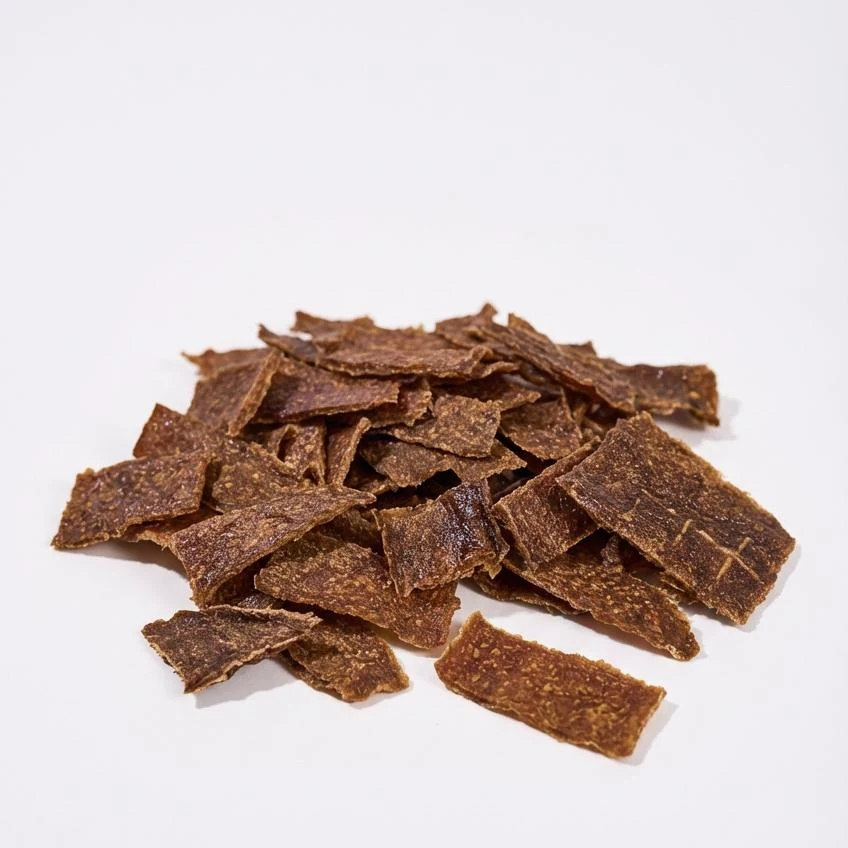
#> input picture src/assets/poster/hero-07-partner.webp, 848 x 848 px, found by its file name
$ python make-cutouts.py
#> lines starting #> are read from the running program, lines starting #| are printed output that depends on the picture; after the words box and inside, x2 and y2 are one past the last pixel; in counts of white or black regions, pixels touching at a corner belong together
#!/usr/bin/env python3
"""把實拍的單色背景去掉，產生帶 alpha 的去背圖。

參考圖的碟子上擺的是去背的食材，不是裁進橢圓裡的方形照片——食材還會
溢出碟緣。要做到一樣，就得有真正帶 alpha 的素材。

這支script只做一件事：把背景的像素挖掉。食材本身的像素一個都不動，
所以原彩完全保留——這不是重繪也不是染色。

挖背景會遇到三種麻煩，所以有三個對應的開關：

  connected   主體跟背景同色時（白紙袋配白底），只挖「從邊框連得過來」
              的背景，袋子才不會跟著消失。
  neutral     商業攝影的落影是中性灰、商品本身是暖色或深色。把「低彩度
              又很亮」的像素一併挖掉，貼到黑色鍋子上才不會浮一圈灰影。
  open_px     商品照上印的線框、文字這類細結構離背景色很遠，挖不掉。
              用形態學開運算把比這個寬度細的東西清掉，再只留最大的一塊。

挖完之後還會把其中幾張疊成中央那一鍋的內容，詳見 pack_pot()。

用法：python3 scripts/make-cutouts.py
輸出：src/assets/poster/cutout/*.webp
"""

from __future__ import annotations

import sys
from dataclasses import dataclass
from pathlib import Path

import numpy as np
from PIL import Image
from scipy import ndimage

SRC = Path("src/assets/poster")
OUT = SRC / "cutout"


@dataclass
class Job:
    name: str
    out: str
    # 背景色。None 表示從邊框取樣。
    bg: tuple[int, int, int] | None = None
    # 距離背景色多近算背景、多遠算前景（0-255 的歐氏距離）。
    lo: float = 18
    hi: float = 46
    # 先裁掉畫面上不要的部分（左、上、右、下，各為寬高的比例）。
    crop: tuple[float, float, float, float] = (0, 0, 1, 1)
    # 連落影一起挖：(彩度上限, 亮度下限)。商品本身必須比這個暖或這個暗。
    neutral: tuple[float, float] | None = None
    # 只留暖色：要求 R 比 B 高出這個值。商品是褐色、落影是背景色染出來的冷調時用。
    warm_only: float = 0
    # 只留冷色：要求 B 比 G 高出這個值。商品偏紫紅、背景與落影是暖米色時用——
    # 紫紅的藍比綠高，米色反過來，所以這一刀切得比色距乾淨。
    cool_only: float | None = None
    # 冷暖那一刀的例外：亮度超過這個值的像素一律留。
    # 乾貨表面那層霜白是近中性的白，會被 warm_only 當成背景挖穿；
    # 但背景本身沒有那麼亮，所以用亮度把那些高光救回來。
    keep_bright: float | None = None
    # 清掉比這個半徑細的結構（線框、文字），單位是像素。
    open_px: int = 0
    # 只留面積最大的一塊。清完細結構後用來掃掉殘餘的碎片。
    keep_largest: bool = False
    # 挖完之後把小碎塊清掉，單位是最大塊面積的比例。
    despeckle: float = 0.004
    # 主體內部被挖出來的洞，小於這個面積（像素）的補成不透明。
    # 肉乾堆的縫隙是真的縫隙，不能補；乾貨表面的裂縫是誤傷，要補。
    patch_holes: int = 0
    # 主體內部的洞要不要算進輪廓。被線框圍住的背景會被當成洞，那種就不能算。
    fill_holes: bool = True
    # 是否只挖「從邊框連得過來」的背景。
    connected: bool = True
    note: str = ""


JOBS = [
    Job("hero-07-partner.webp", "jerky-heap.webp", lo=22, hi=56,
        warm_only=14, fill_holes=False, connected=False,
        note="一堆方形肉乾，白底。拿來填中央那一鍋。片與片之間的縫也是白底，"
             "那些縫不是被線框圍住的孤島、是真的縫，所以不限連通、也不補洞——"
             "縫要透出來，鍋底的深褐色才看得見，一鍋貨才有層次。"),
    Job("cutlet-bag.jpg", "cutlet-fillet.webp", lo=22, hi=56,
        crop=(0.2, 0.08, 0.773, 0.33), neutral=(20, 205),
        note="嚎大大雞排。整張是雞排插在白紙袋裡，袋子跟白底同色挖不開，"
             "所以只裁露在袋口以上的那一片雞排——袋口斜線在 0.38 以下。"),
    Job("drop-partner-pigear.jpg", "pig-ear.webp", lo=20, hi=50,
        crop=(0.09, 0.12, 0.84, 0.72), neutral=(32, 75),
        open_px=12, keep_largest=True, patch_holes=6000,
        fill_holes=False, connected=False,
        note="豬耳朵。下緣的字樣先裁掉。照片上印了一個黑色方框，線寬量到 13px，"
             "所以開運算的半徑要大過它，再只留最大的一塊，"
             "框就不見了、耳朵留著。紙的粗紋是中性灰，一併挖掉。"),
    Job("hero-06-bowl.webp", "woven-bowl.webp", lo=12, hi=34,
        neutral=(18, 190),
        note="藤編寵物碗。碗底那一圈中性灰的落影連著挖掉——藤是暖色、"
             "內裡是墨綠、織紋是黑，都不會被誤傷。"),
    Job("kong-puppy.jpg", "kong-toys.webp", bg=(255, 255, 255),
        lo=12, hi=38, crop=(0.10, 0.28, 0.96, 0.99),
        note="KONG 幼犬玩具組，純白棚拍。原圖左上角壓了 KONG 的商標組合，"
             "那是印上去的字、不是貨，所以上緣裁到 0.28 把它留在外面。"
             "玩具是粉紅與水藍，離白底很遠，門檻一刀就切得開。"),
    Job("beef-cubes-loading.jpg", "beef-cubes.webp", bg=(129, 186, 201),
        lo=40, hi=78, crop=(0.135, 0.45, 0.865, 0.578),
        warm_only=22, patch_holes=4000, fill_holes=False, connected=False,
        note="牛肉丁。整張是青底的 LOADING 進度條，只裁框線內那排肉丁；"
             "背景色直接指定那個青，不然裁切邊上的黑框線會把取樣帶歪。"
             "每一塊右邊都有一道青色的落影，離背景色更遠所以門檻挖不掉，"
             "改用「只留暖色」把它清掉——肉丁本身是褐的，不會被誤傷。"),
    Job("drop-cat-catgrass.jpg", "cat-grass.webp", bg=(12, 10, 16),
        lo=95, hi=150, crop=(0.27, 0.17, 0.82, 0.75),
        patch_holes=3000, keep_largest=True, fill_holes=False, connected=False,
        note="草上飛貓草雞肉乾。原圖是一片台灣形狀的肉乾浮在星雲裡，"
             "先裁到肉乾那一塊（把貓與亮色的星雲臂裁在外面），"
             "剩下的背景是近黑的星空，離肉乾很遠，門檻一刀就切得開。"),
    Job("drop-partner-mixed.jpg", "duck-cubes.webp", bg=(229, 208, 180),
        lo=40, hi=90, crop=(0.13, 0.675, 0.395, 0.86),
        cool_only=-2, patch_holes=1500, fill_holes=False, connected=False,
        note="鴨肉丁。原圖是一碗對切的拼圖，碗外散著幾塊；這裡只裁碗底下那一排"
             "——碗裡的那些壓在奶白的碗面上，挖不開。"
             "米底本身帶漸層、肉丁底下還有一圈暖色的落影，單靠色距切不乾淨。"
             "但肉丁是紫紅（量到 137,60,68，藍比綠高 8），米底與落影是暖米"
             "（233,210,179，綠比藍高 31），所以改用 cool_only 從色相切——"
             "一刀就把米底連落影一起去掉。代價是肉丁邊上那一圈偏暖的白脂"
             "會跟著掉，剩下的是乾淨的紫紅方塊。"
             "鍋裡需要的就是這個紫紅：其餘的素材全是褐與金，湊不出參考圖的雜色。"),
    Job("drop-partner-mixed.jpg", "dried-apple.webp", bg=(247, 230, 210),
        lo=20, hi=44, crop=(0.265, 0.272, 0.492, 0.497),
        neutral=(48, 190), patch_holes=6000,
        note="蘋果乾片。同一張原圖的碗裡，那一疊排成扇形的蘋果片。"
             "手上所有去背素材的平均亮度都在 75–111 之間（全是深色的肉乾與肉丁），"
             "參考圖的鍋裡量到 145——缺的就是奶白這一塊，而這一疊是唯一一樣"
             "真的夠亮的實拍（量到 164，有一半的像素亮度過 190）。"
             "難處在於果肉本身是奶白、碗面也是奶白（247,230,210），色距只有 53，"
             "光靠門檻挖出來的果肉會變半透明。但果肉的彩度量到 68–136、"
             "碗面只有 36（四分位距才 ±3），所以改用 neutral 從彩度切"
             "（低彩度又亮的一律當背景），果肉就實了。"
             "左上角與右緣外面是碗面與深色的肉乾片，裁切邊各往內收兩像素避開。"),
    Job("cubes-tower.jpg", "chicken-cubes.webp", bg=(140, 144, 133),
        lo=30, hi=70, crop=(0.02, 0.80, 0.33, 0.995),
        warm_only=20, keep_bright=178, patch_holes=4000,
        fill_holes=False, connected=False,
        note="頂真做雞肉丁凍乾。原圖是一疊堆成塔的方塊，塔身壓在青綠的背板上，"
             "左下角另外散了一堆——這裡只裁那一堆散的。塔是連成一塊的，"
             "挖出來是一根柱子，放進鍋裡讀不成一塊塊的貨。"
             "參考圖的鍋裡那些奶白的方塊就是這一樣：鍋裡量到的奶白佔 13%，"
             "手上原本只有蘋果乾片夠亮，但蘋果片上那幾道粉紅的皮一多就讀成糖果，"
             "片數被迫壓在八片以內、亮度追不上去。這一堆是真的方塊，可以多放。"
             "那一堆底下是灰的石面（量到 143,146,135），方塊是奶白（213,193,173）。"
             "兩邊的亮度差不開（石面 140、方塊 192，中間還有落影），但暖度差得很乾淨："
             "方塊的 R−B 量到 38（第 5 百分位 29），石面只有 8（第 95 百分位 15），"
             "所以主刀用 warm_only=20。右上角那一片烤網是冷灰的細線，同一刀一起掉。"
             "但方塊表面那層霜白是近中性的（R−B 不到 20），單靠暖度會把牠挖穿，"
             "方塊上就裂出一道道的縫。石面在 R−B<12 的那一群亮度第 99 百分位是 177、"
             "最高 175，而亮度過 180 的像素裡只有 81 個是中性的——"
             "所以加 keep_bright=178，把霜白救回來，石面不會跟著進來。"),
    Job("drop-moon-packs.jpg", "moon-pack.webp", bg=(253, 216, 96),
        lo=52, hi=88, crop=(0.04, 0.035, 0.855, 1.0),
        note="牠的月餅包裝。黃底本身很均勻，但上緣有一條白邊、左緣一條淡黃、"
             "右邊還露出第二袋，三個都先裁掉，取樣才會落在那片黃上。"
             "門檻拉高是為了連袋底那一片偏暗的黃一起挖掉。"),
]


def load(job: Job) -> np.ndarray:
    im = Image.open(SRC / job.name).convert("RGB")
#> im is the input picture: PIL image 848x848 RGB; mean R, G, B 204.7, 189.7, 186.7
    w, h = im.size
    l, t, r, b = job.crop
    if (l, t, r, b) != (0, 0, 1, 1):
        im = im.crop((int(l * w), int(t * h), int(r * w), int(b * h)))
    return np.asarray(im).astype(np.float32)


def _border(a: np.ndarray, k: int = 5) -> np.ndarray:
#> called with k = 5
    h, w, _ = a.shape
    ys, xs = np.mgrid[0:h, 0:w]
    return (ys < k) | (ys >= h - k) | (xs < k) | (xs >= w - k)


def background(a: np.ndarray, job: Job) -> np.ndarray:
    """回傳一張與原圖同尺寸的背景估計圖。"""
    if job.bg is not None:
        return np.broadcast_to(np.array(job.bg, np.float32), a.shape)
    flat = np.median(a[_border(a)], axis=0).astype(np.float32)
#> flat = [239, 236, 242]
    return np.broadcast_to(flat, a.shape)
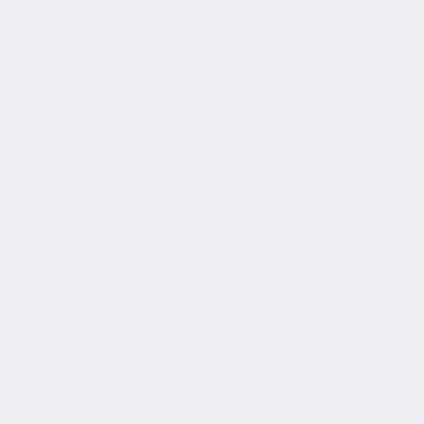
#> returned value: shape (848, 848, 3) float32 (shown at 1/2 size); mean of channels 0, 1, 2 239.9, 238.4, 240.4; drawn as R, G, B


def alpha_for(a: np.ndarray, bg: np.ndarray, job: Job) -> np.ndarray:
    dist = np.linalg.norm(a - bg, axis=2)
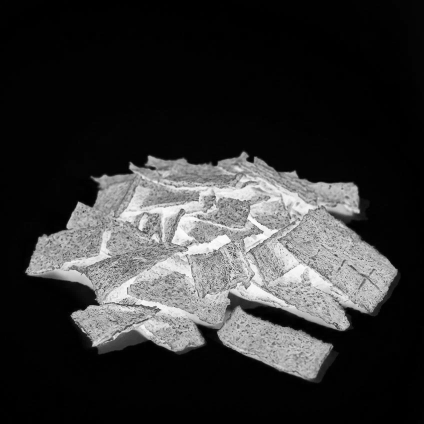
#> dist: shape (848, 848) float32 (shown at 1/2 size); min 0, max 414, mean 83.8; drawn with min black and max white

    # 距離背景色越遠越不透明，lo 以內全透明、hi 以外全不透明。
    soft = np.clip((dist - job.lo) / max(job.hi - job.lo, 1e-6), 0, 1)
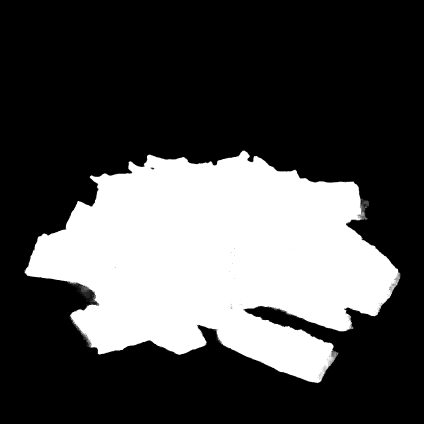
#> soft: shape (848, 848) float32 (shown at 1/2 size); min 0, max 1, mean 0.301

    if job.neutral is not None:
        sat_max, lum_min = job.neutral
        sat = a.max(axis=2) - a.min(axis=2)
        lum = a.mean(axis=2)
        # 兩個條件都「越符合越透明」，取較寬鬆的那一邊當保留量。
        keep = np.maximum(
            np.clip((sat - sat_max) / 8, 0, 1),
            np.clip((lum_min - lum) / 20, 0, 1),
        )
        soft = np.minimum(soft, keep)

    tone = None
    if job.warm_only:
        tone = np.clip((a[:, :, 0] - a[:, :, 2] - job.warm_only) / 10, 0, 1)

    if job.cool_only is not None:
        cool = np.clip((a[:, :, 2] - a[:, :, 1] - job.cool_only) / 6, 0, 1)
        tone = cool if tone is None else np.minimum(tone, cool)

    if tone is not None:
        if job.keep_bright is not None:
            lum = a.mean(axis=2)
            tone = np.maximum(tone, np.clip((lum - job.keep_bright) / 10, 0, 1))
        soft = np.minimum(soft, tone)

    if job.connected:
        # 只有「從邊框連得過來」的背景才挖掉，主體內部的白留著。
        candidate = soft < 0.9
        labels, _ = ndimage.label(candidate)
        border = np.concatenate([
            labels[0], labels[-1], labels[:, 0], labels[:, -1],
        ])
        touching = sorted({int(v) for v in np.unique(border) if v})
        if not touching:
            return np.ones(a.shape[:2], dtype=np.float32)
        alpha = np.where(np.isin(labels, touching), soft, 1.0)
    else:
        alpha = soft
    alpha = alpha.astype(np.float32)

    # 清掉零星的碎塊、細線與針孔。
    solid = ndimage.binary_closing(alpha > 0.5, np.ones((3, 3)))
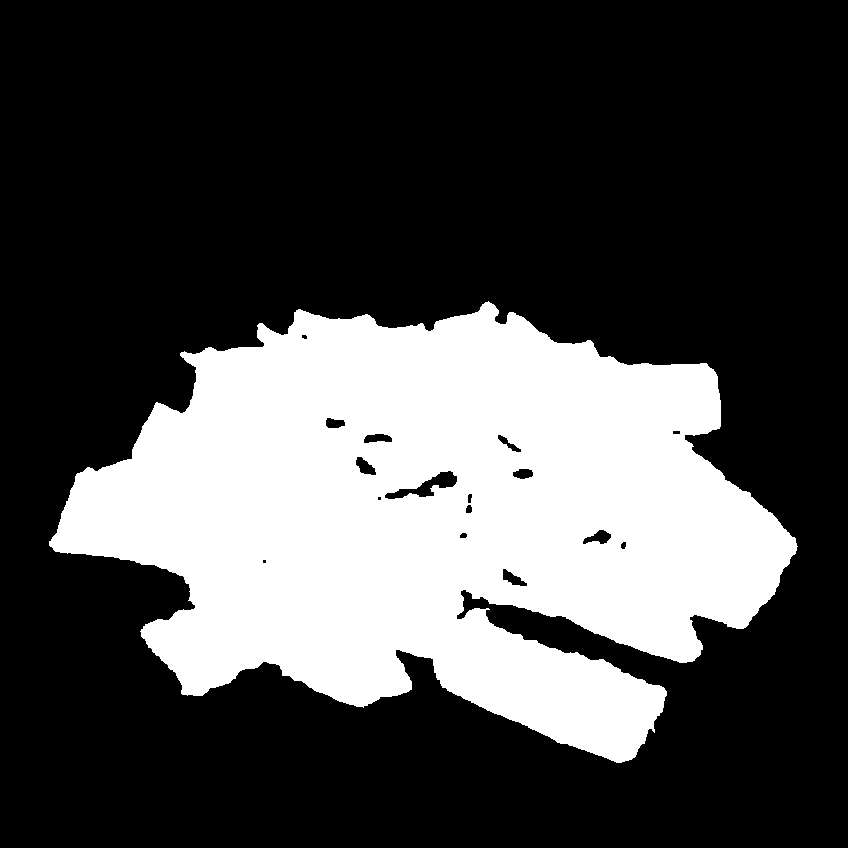
#> solid: shape (848, 848) bool; 29.1% white; 1 white region, box (x1, y1, x2, y2) and area: (49, 301, 798, 763) 209275
    if job.open_px:
        r = job.open_px
        yy, xx = np.mgrid[-r:r + 1, -r:r + 1]
        solid = ndimage.binary_opening(solid, (yy ** 2 + xx ** 2) <= r * r)
    lab, n = ndimage.label(solid)
#> n = 1
    if n > 1:
        sizes = ndimage.sum(solid, lab, range(1, n + 1))
        floor = sizes.max() if job.keep_largest else job.despeckle * sizes.max()
        solid = np.isin(lab, [i + 1 for i, s in enumerate(sizes) if s >= floor])
    if job.fill_holes:
        solid = ndimage.binary_fill_holes(solid)
    alpha = np.where(solid, np.maximum(alpha, 0.05), 0.0)

    if job.patch_holes:
        holes = ndimage.binary_fill_holes(alpha > 0.5) & (alpha <= 0.5)
        lab, n = ndimage.label(holes)
        if n:
            sizes = ndimage.sum(holes, lab, range(1, n + 1))
            small = [i + 1 for i, s in enumerate(sizes) if s <= job.patch_holes]
            alpha = np.where(np.isin(lab, small), 1.0, alpha)

    # 邊緣羽化一個像素，不然會有鋸齒。
    return np.clip(ndimage.gaussian_filter(alpha, 0.6), 0, 1)
#> returned value: shape (848, 848) float32


def despill(a: np.ndarray, bg: np.ndarray, alpha: np.ndarray) -> np.ndarray:
    """半透明的邊緣把背景色扣掉，才不會留一圈白邊。"""
    out = a.copy()
    m = (alpha > 0.03) & (alpha < 0.97)
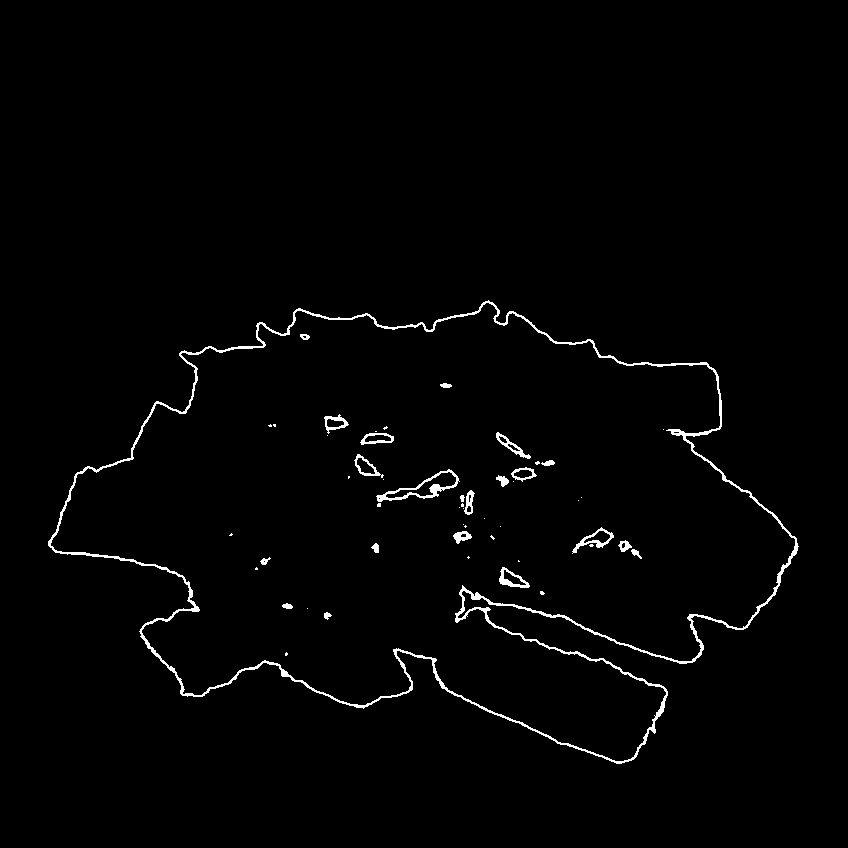
#> m: shape (848, 848) bool; 1.5% white in thin lines or dots, all inside (x1, y1, x2, y2) = (48, 300, 799, 764)
    k = alpha[m][:, None]
#> k = 10562 values, max 0.97 at index 2033, min 0.0301 at index 444, mean 0.565
    out[m] = np.clip((a[m] - bg[m] * (1 - k)) / np.maximum(k, 0.15), 0, 255)
#> out: shape (848, 848, 3) float32; mean R, G, B 204, 189.8, 185.2
#> (the rest of the program and of its run is left out)
